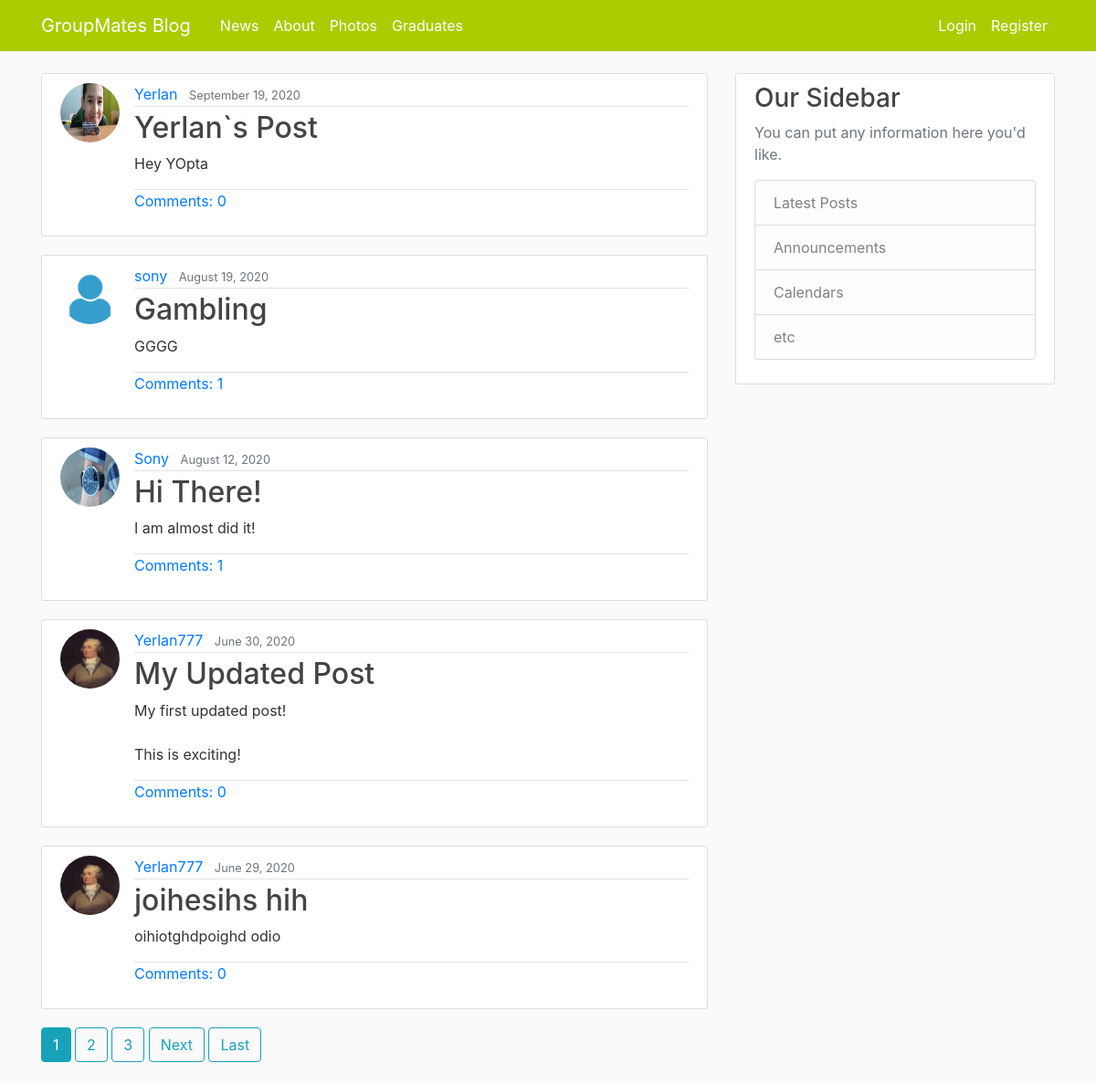
The page / on the database its author committed.
### BlogApp/models.py (models this page shows, shortened)
class Post(models.Model):
    title = models.CharField(max_length=100)
    content = models.TextField()
    date_posted = models.DateTimeField(default=timezone.now)
    author = models.ForeignKey(User, on_delete=models.CASCADE)

### users/models.py (models this page shows, shortened)
class Profile(models.Model):
    user = models.OneToOneField(User, on_delete=models.CASCADE)
    image = models.ImageField(default="default.jpg", upload_to="profile_pics")
    nickname = models.CharField(max_length=100, null=True, blank=True)
    birthday = models.DateField(null=True, blank=True)

### BlogApp/views.py (the view)
# urls.py: path('', PostListView.as_view(), name="blog-home"),
class PostListView(ListView):
    model = Post
    template_name = "BlogApp/home.html" # <app>/<model>_<viewtype>.html
    context_object_name = "posts"
    ordering = ["-date_posted"]
    paginate_by = 5

### BlogApp/templates/BlogApp/home.html (shortened to what this page needs)
{% extends "BlogApp/base.html" %}
{% block content %}
    {% for post in posts %}
            <article class="media content-section">
                <img class="rounded-circle article-img" src="{{ post.author.profile.image.url }}">
              <div class="media-body">
                <div class="article-metadata">
                  <a class="mr-2" href="{% url 'user-posts' post.author.username %}">{{ post.author }}</a>
                  <small class="text-muted">{{ post.date_posted|date:"F d, Y" }}</small>
                </div>
                <h2><a class="article-title" href="{% url 'post-detail' post.id %}">{{ post.title }}</a></h2>
                <p class="article-content">{{ post.content }}</p>
                <p class="article-content border-top"><a href="{% url 'post-detail' post.id %}">Comments: {{ post.commentsonpost_set.count }}</a></p>
              </div>
            </article>
    {% endfor %}
    {% if is_paginated %}
    {% for num in page_obj.paginator.page_range %}
        {% if page_obj.number == num %}
          <a class="btn btn-info mb-4" href="?page={{ num }}">{{ num }}</a>
        {% elif num > page_obj.number|add:"-3" and  num < page_obj.number|add:"3"  %}
          <a class="btn btn-outline-info mb-4" href="?page={{ num }}">{{ num }}</a>
        {% endif %}
    {% endfor %}
    {% if page_obj.has_next %}
      <a class="btn btn-outline-info mb-4" href="?page={{ page_obj.next_page_number}}">Next</a>
      <a class="btn btn-outline-info mb-4" href="?page={{ page_obj.paginator.num_pages }}">Last</a>
    {% endif %}
    {% endif %}
{% endblock content %}

### BlogApp/static/BlogApp/main.css (style rules this page uses)
body { background: #fafafa; color: #333333; margin-top: 5rem; }
h1, h2, h3, h4, h5, h6 { color: #444444; }
.content-section { background: #ffffff; padding: 10px 20px; border: 1px solid #dddddd; border-radius: 3px; margin-bottom: 20px; }
.article-title { color: #444444; }
.article-content { white-space: pre-line; }
.article-img { height: 65px; width: 65px; margin-right: 16px; }
.article-metadata { padding-bottom: 1px; margin-bottom: 4px; border-bottom: 1px solid #e3e3e3 }

### rows shown on the page
Post: author.profile.image (picture), author "Yerlan", date_posted "September 19, 2020", title "Yerlan`s Post", content "Hey YOpta", commentsonpost_set.count "0"
Post: author.profile.image (placeholder picture), author "sony", date_posted "August 19, 2020", title "Gambling", content "GGGG", commentsonpost_set.count "1"
Post: author.profile.image (picture), author "Sony", date_posted "August 12, 2020", title "Hi There!", content "I am almost did it!", commentsonpost_set.count "1"
Post: author.profile.image (picture), author "Yerlan777", date_posted "June 30, 2020", title "My Updated Post", content "My first updated post! This is exciting!", commentsonpost_set.count "0"
Post: author.profile.image (picture), author "Yerlan777", date_posted "June 29, 2020", title "joihesihs hih", content "oihiotghdpoighd odio", commentsonpost_set.count "0"

### other values the page prints
{{ num }} "1"
{{ num }} "2" "3"
